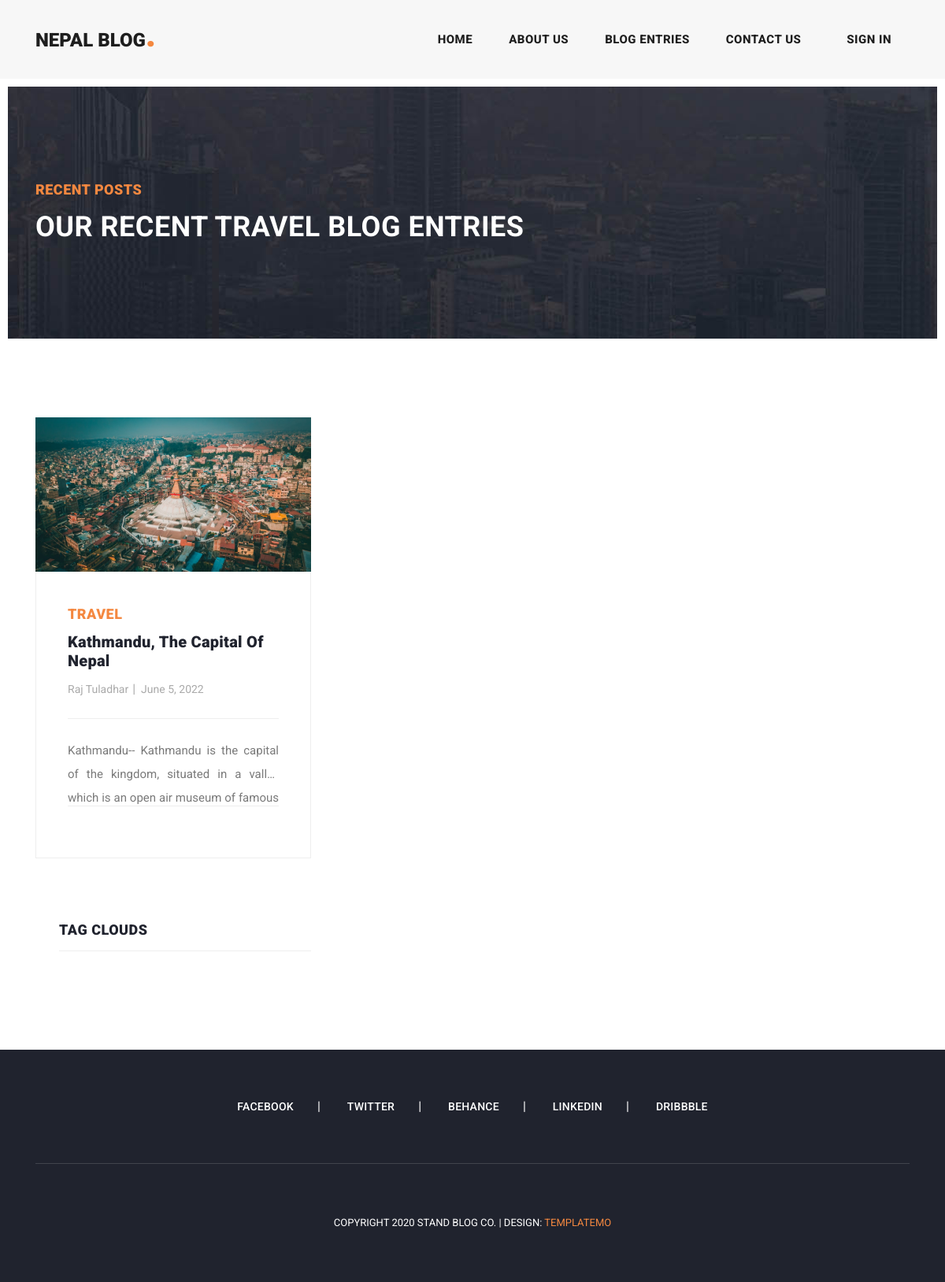
The app's page /tags/1 with its own data.
### travel/models.py (models this page shows, shortened)
class Post(models.Model):
    title=models.CharField(max_length=200)
    category=models.ForeignKey(Category,on_delete=models.CASCADE)
    description=models.TextField()
    image=models.ImageField(upload_to="post_img")
    user=models.ForeignKey(User,on_delete=models.CASCADE)
    created_at=models.DateField(default=date.today())

### category/models.py (models this page shows, shortened)
class Category(models.Model):
    name=models.CharField(max_length=200)

### travel/views.py (the view)
# urls.py: path('tags/<int:cat_id>',views.tags,name='tags'),
def tags(request,cat_id):
    post=Post.objects.filter(category_id=cat_id)
    return render(request,'pages/category.html',{'post':post})

### templates/pages/category.html (shortened to what this page needs)
{% extends 'base.html' %}
{% load static %}
{% block content %}
    <div class="heading-page header-text">
      <section class="page-heading">
        <div class="container">
          <div class="row">
            <div class="col-lg-12">
              <div class="text-content">
                  <h4>Recent Posts</h4>
                {% for i in post %}
                <h2>Our Recent {{i.category.name}} Blog Entries</h2>
                {% endfor %}
              </div>
            </div>
          </div>
        </div>
      </section>
    </div>
    <section class="blog-posts grid-system">
      <div class="container">
        <div class="row">
          <div class="col-lg-12">
            <div class="all-blog-posts">
              <div class="row">
                {% for i in post %}
                <div class="col-lg-4">
                  <div class="blog-post">
                    <div class="blog-thumb">
                      <img src="{{i.image.url}}" alt="">
                    </div>
                    <div class="down-content">
                      <span>{{i.category.name}}</span>
                      <a href="detail/{{i.id}}"><h4>{{i.title}}</h4></a>
                      <ul class="post-info">
                        <li><a href="#">{{i.user.first_name}} {{i.user.last_name}}</a></li>
                        <li><a href="#">{{i.created_at}}</a></li>
                      </ul>
                      <p class="desc">{{i.description}}</p>
                    </div>
                  </div>
                </div>
                {% endfor %}
              </div>
            </div>
          </div>
          <div class="col-lg-4">
            <div class="sidebar">
              <div class="row">
                <div class="col-lg-12">
                  <div class="sidebar-item tags">
                    <div class="sidebar-heading">
                      <h2>Tag Clouds</h2>
                    </div>
                  </div>
                </div>
              </div>
            </div>
          </div>
        </div>
      </div>
    </section>
   {% endblock %}

### static/assets/css/templatemo-stand-blog.css (style rules this page uses)
body { font-family: 'Roboto', sans-serif; overflow-x: hidden; text-rendering: optimizeLegibility; -webkit-font-smoothing: antialiased; -moz-osx-font-smoothing: grayscale; }
p { margin-bottom: 0px; font-size: 15px; font-weight: 400; color: #7a7a7a; line-height: 30px; }
a { text-decoration: none!important; }
ul { padding: 0; margin: 0; list-style: none; }
h1,h2,h3,h4,h5,h6 { margin: 0px; }
.heading-page { padding-top: 110px; }
.page-heading { margin: 0px 10px; padding: 120px 0px; text-align: left; background-position: center center; background-repeat: no-repeat; background-size: cover; background-image: url(../images/heading-bg.jpg); }
.page-heading .text-content h4 { color: #f48840; font-size: 18px; text-transform: uppercase; font-weight: 900; letter-spacing: 0.5px; margin-bottom: 15px; }
.page-heading .text-content h2 { color: #fff; font-size: 36px; font-weight: 700; text-transform: uppercase; letter-spacing: 0.5px; }
.blog-posts { margin-top: 100px; }
.blog-posts .blog-post { margin-bottom: 30px; }
.blog-posts .blog-thumb img { width: 100%; overflow: hidden; }
.blog-posts .down-content { padding: 40px; border-right: 1px solid #eee; border-left: 1px solid #eee; border-bottom: 1px solid #eee; }
.blog-posts .down-content span { font-size: 18px; text-transform: uppercase; letter-spacing: 0.5px; font-weight: 900; color: #f48840; }
.blog-posts .down-content h4 { font-size: 24px; text-transform: capitalize; letter-spacing: 0.5px; font-weight: 900; color: #20232e; margin: 10px 0px 12px 0px; }
.blog-posts .down-content ul.post-info li { display: inline-block; margin-right: 8px; }
.blog-posts .down-content ul.post-info li:after { content: '|'; color: #aaa; margin-left: 8px; }
.blog-posts .down-content h4 { font-size: 20px; letter-spacing: 0.25px; }
.grid-system .down-content ul.post-info li { margin-right: 3px; }
.grid-system .down-content ul.post-info li:after { margin-left: 5px; }
.blog-posts .down-content ul.post-info li:last-child::after { display: none; }
.blog-posts .down-content ul.post-info li a { font-size: 14px; color: #aaa; font-weight: 400; transition: all .3s; }
.blog-posts .down-content p { padding: 25px 0px; margin: 25px 0px; border-top: 1px solid #eee; border-bottom: 1px solid #eee; }
.blog-posts .sidebar-heading h2 { font-size: 18px; text-transform: uppercase; font-weight: 900; letter-spacing: 0.5px; color: #20232e; border-bottom: 1px solid #eee; padding-bottom: 15px; margin-bottom: 25px; }
.sidebar { margin-left: 30px; }
.sidebar .sidebar-item { margin-top: 50px; }
.sidebar .sidebar-heading h2 { font-size: 18px; text-transform: uppercase; font-weight: 900; letter-spacing: 0.5px; color: #20232e; border-bottom: 1px solid #eee; padding-bottom: 15px; margin-bottom: 25px; }
.desc { overflow: hidden; text-overflow: ellipsis; display: -webkit-box; -webkit-line-clamp: 2; -webkit-box-orient: vertical; }

### static/assets/css/custom.css (style rules this page uses)
.desc { overflow: hidden; text-overflow: ellipsis; display: -webkit-box; -webkit-line-clamp: 2; -webkit-box-orient: vertical; text-align: justify; }
img { object-fit: cover; }

### records on screen
Post: category.name "TRAVEL", image (picture), title "Kathmandu, The Capital Of Nepal", user.first_name "Raj", user.last_name "Tuladhar", created_at "June 5, 2022", description "Kathmandu-- Kathmandu is the capital of the kingdom, situated in a valley which is an open air museum of…"
